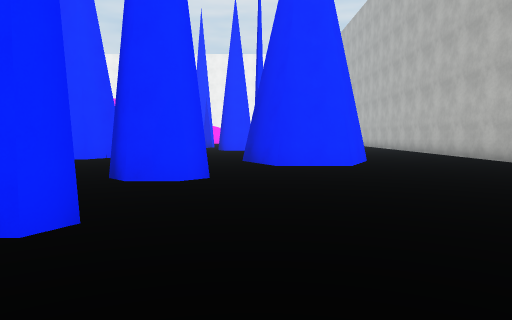
view 1 (above)

22 first-person views from a walk through a Unity game level. The camera is 1.4 m above the floor, tilts 4° down and sees 70° across. The floor is counted in squares, 2 m on a side. Each view is taken from the middle of a square. On the plan, view 1 faces up. The plan holds only what a view shows up to about 11 squares ahead; the rest is blank. The place goes on beyond the plan. Some animated figures are not drawn. Surface patterns are stand-ins for the level's own textures.

view 2
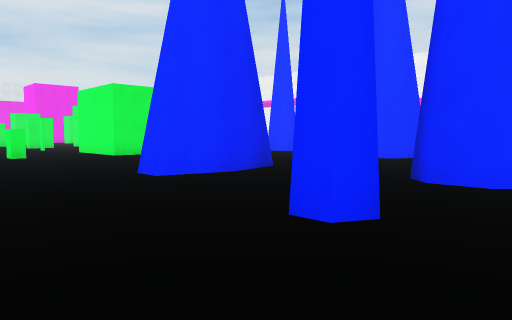

view 3
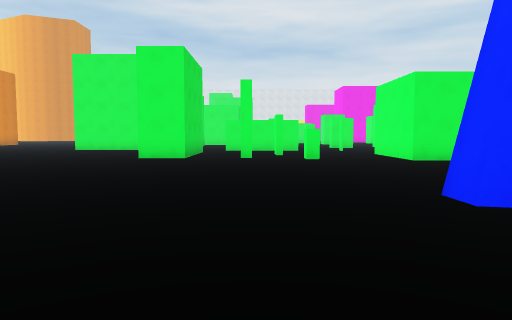

view 4
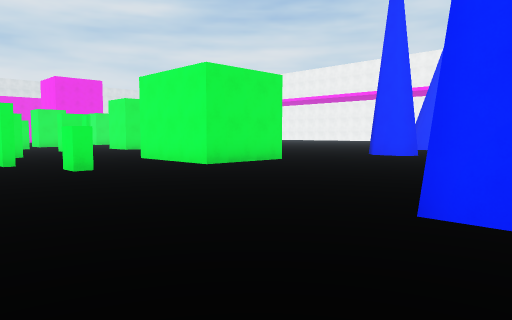

view 5
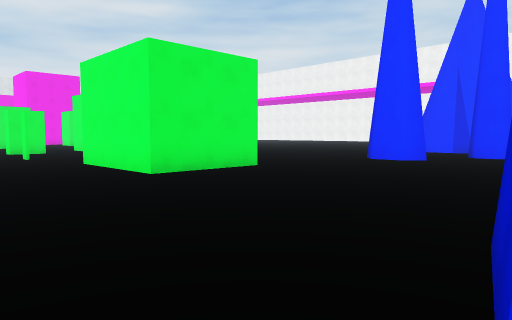

view 6
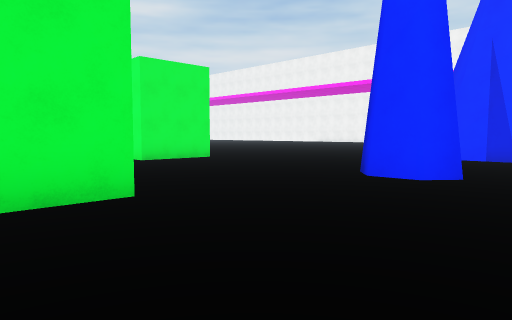

view 7
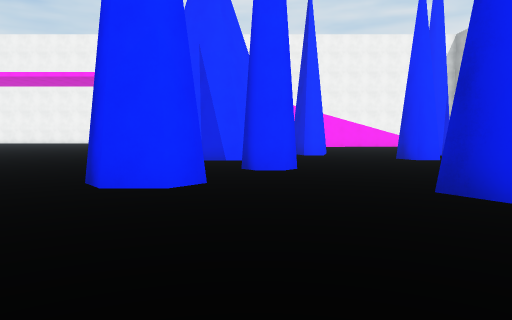

view 8
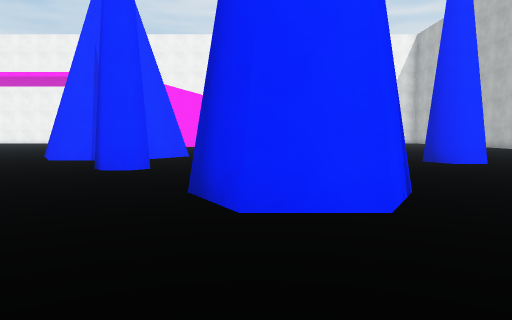

view 9
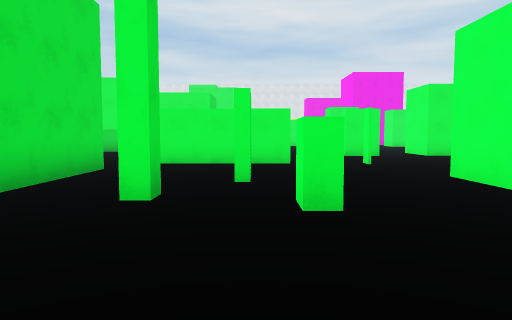

view 10
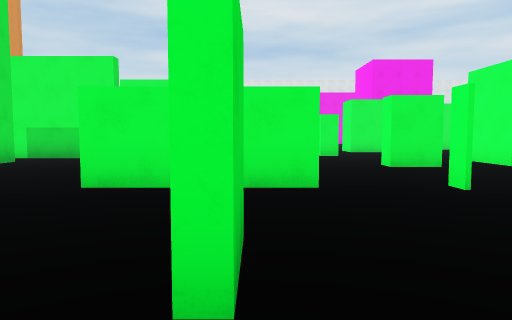

view 11
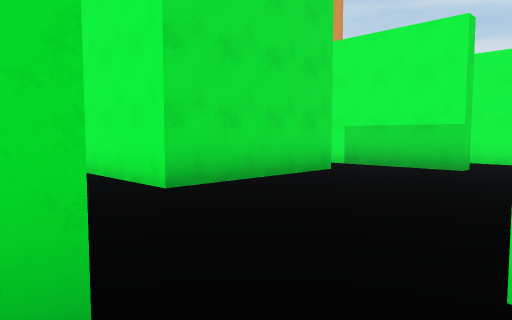

view 12
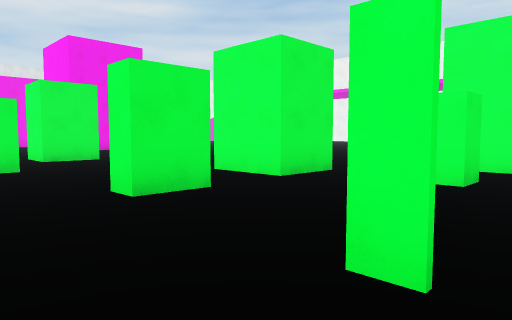

view 13
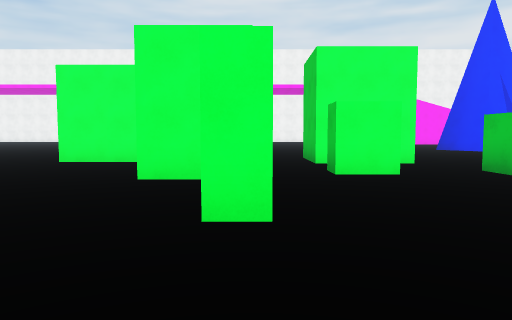

view 14
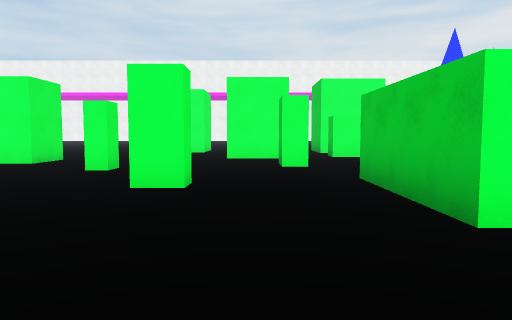

view 15
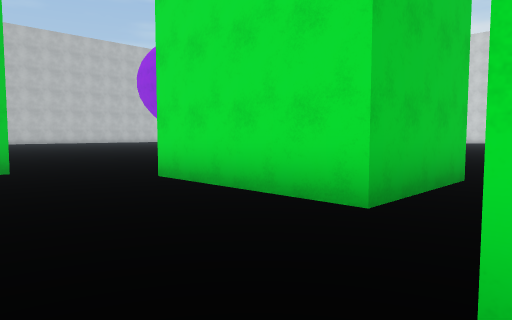

view 16
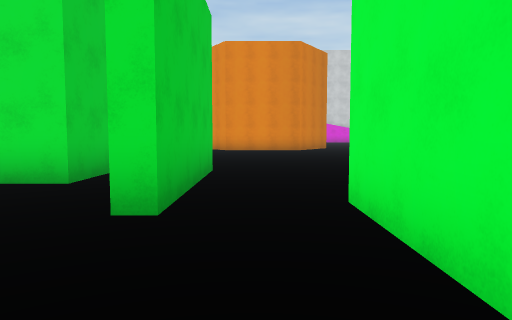

view 17
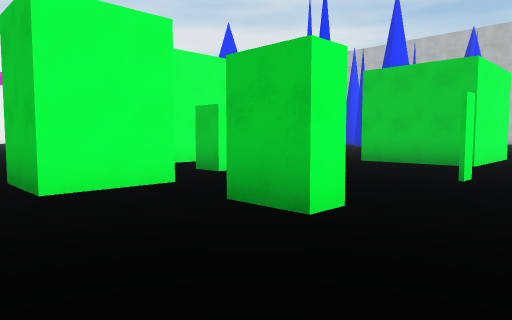

view 18
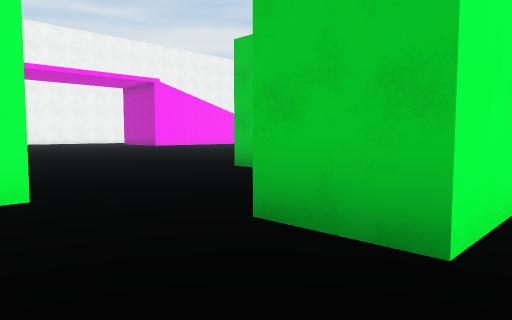

view 19
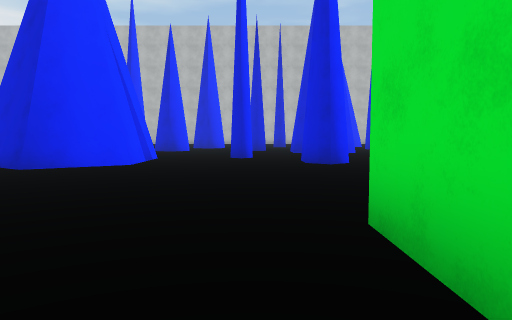

view 20
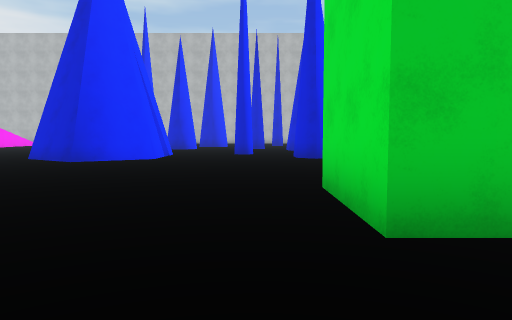

view 21
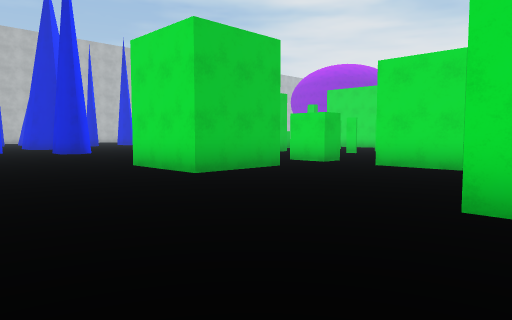

view 22
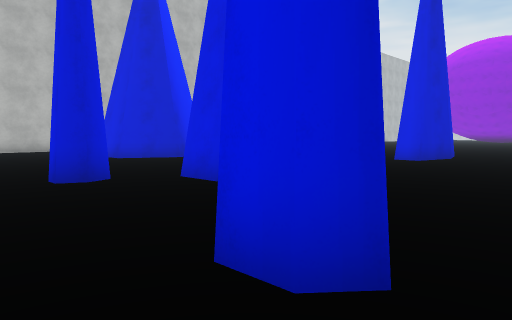

### Floor plan
Points are (right, up) in squares from view 1. A wall is a line through its corners. A room is listed if a view was taken in it or the views show most of it. See-through windows are left out.
Room 1 (views 1, 2, 3, 4, 5, 6, 7, 8, 9, 10, 11, 19, 20, 21, 22)
walls: (-6.2, 3.3) (-6.5, 4.6) (-6.2, 6) (-5.6, 6) (-5.2, 4.6) (-5.5, 3.3) (-6.2, 3.3); (-12.3, 2.9) (-12.3, 2.5) (-13, 2.5); (-13.4, 0.9) (-12.8, 0.9) (-12.8, 0.5); (-1.4, 2.9) (-1.6, 2.5) (-2.1, 2.5); (-15.5, 1.9) (-14.2, 1.9); (-16.5, -1.1) (-12.8, -1.1) (-12.8, -2.5); (-11.9, 8) (-11.9, 5.2) (-15.1, 5.2); (-0.7, 5.9) (-1.2, 5.5) (-1.9, 5.5) (-2.4, 6); (-17.8, 2.9) (-17.8, -0.4); (-18.5, -4.2) (-18.5, -6.9); (-4.1, 11.5) (-4.8, 10.3) (-6.1, 10.3) (-6.7, 11.4); (-9.7, 12.3) (-10.1, 11.8) (-11, 11.8) (-11.4, 12.2) (-11, 12.7) (-10.1, 12.7); (-5.8, 12.5) (-4.8, 12.5); (2.1, 8.4) (0.5, 8.4); (0.3, 10.7) (0.6, 11.2); (-4.3, 13.5) (-4.5, 14) (-4.3, 14.4); (-19.6, 8.4) (-19.6, 9.2); (-8.1, 14.5) (-8.5, 14.1) (-9, 14.1) (-9.3, 14.4) (-9, 14.7) (-8.4, 14.7); (2.9, 9.7) (2.1, 8.2) (0.5, 8.2) (-0.3, 9.8); (-17.2, 12.5) (-17.2, 10.8); (-19.6, 10.8) (-19.6, 13.1) (-17.1, 13.1); (6.4, 9.1) (6.4, 11.1); (-9.5, 17) (-11.5, 17) (-12.6, 18.6); (-24.2, -6.1) (-24.2, -3.6); (-0.5, 15.7) (-1.3, 15.7) (-1.6, 16.5); (-22.8, 9.2) (-21, 9.2); (-4, 17) (-4.6, 17) (-4.9, 17.6); (-8.7, 18) (-9.1, 17.4); (-24.5, 13.4) (-24, 13.4)
ways out: opening at (-19.3, 9) to room 2; opening at (-17, 10) to room 2; opening at (-16.7, 4) to room 2; opening at (-16, 8) to room 2; opening at (-24, -4.5) to room 3; opening at (-24, 10.5) to room 3; opening at (-17.5, -2.5) to room 3; opening at (-2.5, 17)
Room 2 (view 12)
walls: (-16.6, 8.2) (-16.6, 9.1); (-17.5, 4.6) (-18, 4.6); (-19.6, 9.2) (-18.5, 9.2) (-18.5, 8.4) (-19.6, 8.4); (-20.9, 6.1) (-20.9, 4.9); (-15.1, 5.2) (-15.1, 8); (-21, 9.2) (-21, 7.6); (-17.2, 10.8) (-19.6, 10.8)
ways out: opening at (-19.3, 9) to room 1; opening at (-17, 10) to room 1; opening at (-16.7, 4) to room 1; opening at (-16, 8) to room 1; opening at (-21, 7) to room 3; opening at (-20, 4) to room 3
Room 3 (views 13, 14, 15, 16, 17, 18)
walls: (-22.9, 2.4) (-22.9, 1.7) (-23.8, 1.7); (-24.9, 4.8) (-24.9, 4.1) (-25.4, 4.1); (-20.9, 4.9) (-21.4, 4.9) (-21.4, 6.1); (-20.3, -0.4) (-20.3, 2.9); (-26, -0.2) (-26, -2.9); (-21, 7.6) (-22.8, 7.6) (-22.8, 9.2); (-24.2, -3.6) (-24.2, -2.1) (-23.7, -2.1) (-23.7, -5.1); (-24, 11.3) (-26.1, 11.3); (-22.3, -7.2) (-22.3, -4.2) (-18.5, -4.2)
ways out: opening at (-24, -4.5) to room 1; opening at (-24, 10.5) to room 1; opening at (-17.5, -2.5) to room 1; opening at (-21, 7) to room 2; opening at (-20, 4) to room 2

Positions as (right, up) in squares from view 1, and headings:
1: (0, 0), facing up
2: (0, 0), facing up-left
3: (-2, 1), facing left
4: (-5, 0), facing up-left
5: (-6, 2), facing up-left
6: (-8, 6), facing up-left
7: (-9, 7), facing up
8: (-6, 7), facing up
9: (-9, 2), facing left
10: (-13, 2), facing left
11: (-16, 0), facing down-left
12: (-17, 3), facing up-left
13: (-21, 2), facing up
14: (-22, -3), facing up
15: (-24, -1), facing down-right
16: (-25, 1), facing down
17: (-24, 3), facing up-right
18: (-25, 7), facing up-right
19: (-20, 14), facing right
20: (-22, 14), facing right
21: (-25, 17), facing down-right
22: (-10, 16), facing down-right
